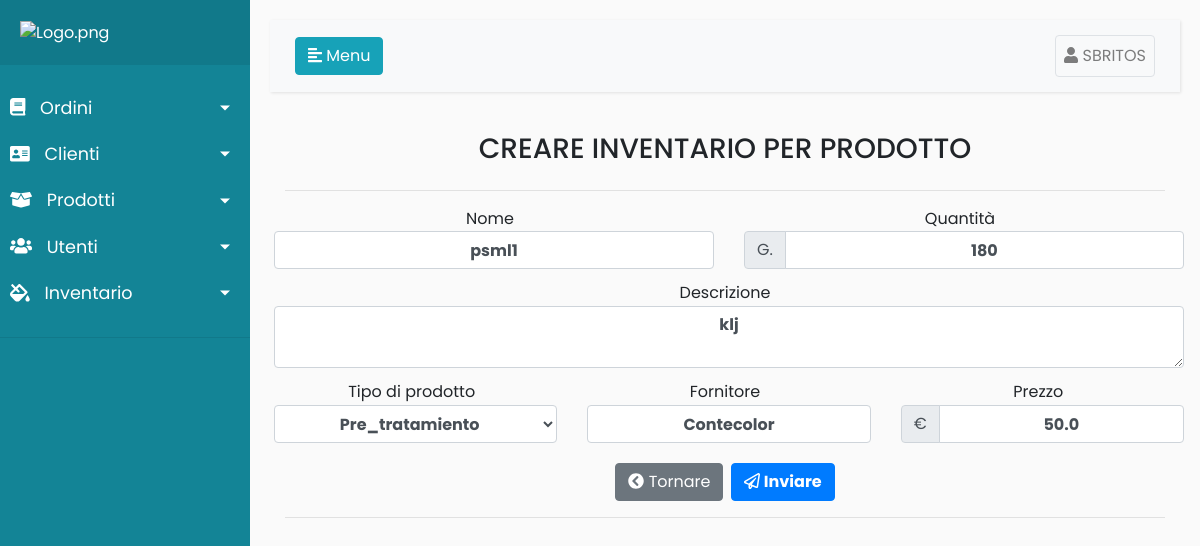
Page /Stock/update/2 (signed in) on the committed database.
### Register/models.py (models this page shows)
class Usuarios(AbstractUser):
	telefono = models.CharField(max_length=20,null=True, verbose_name='Teléfono',blank=False)
	class Meta:
		permissions = (('Administrador', 'Administrador'),
					   ('Encargado','Encargado'),
					   ('Pintor','Pintor'),
					   ('Montaje','Montaje'),
					   ('Calidad1','Calidad1'),
					   ('Secretaria','Secretaria'),
					   ('Stock','Stock'),
					   )

### Stock/models.py (models this page shows, shortened)
class Stock(models.Model):
    TIPO_PRODUCTO = (
        ('Fondo','Fondo'),
        ('Finitura','Finitura'),
        ('Pre_tratamiento','Pre_tratamiento'),
    )
    nombre = models.CharField(max_length=100,null=False,blank=False)
    descripcion = models.TextField(blank=True,null=True)
    cantidad = models.PositiveIntegerField(blank=False,null=False)
    tipo_de_producto = models.CharField(choices=TIPO_PRODUCTO,max_length=15,blank=True,null=True)
    proveedor = models.CharField(max_length=50,null=False,blank=False)
    precio = models.FloatField(null=True,blank=True)

### Stock/views.py (the view, shortened to what this page needs)
# urls.py: path('Stock/update/<int:pk>', login_required(UpdateStock.as_view()), name='updateStock'),
class UpdateStock(UpdateView):
    form_class = StockForm
    model = Stock
    template_name = "stock/updateStock.html"

### Stock/forms.py
class StockForm(forms.ModelForm):
    class Meta:
        model = Stock
        fields = '__all__'

### Stock/templates/stock/updateStock.html (shortened to what this page needs)
{%extends 'register/index.html'%}
{%load static%}
{% load widget_tweaks %}
{%block head%}
<link rel="stylesheet" href="//code.jquery.com/ui/1.12.1/themes/base/jquery-ui.css">
{%endblock%}
{%block content%}
{%if perms.Register.Administrador or perms.Register.Encargado or perms.Register.Stock%}
<div class="container">
    <div class="d-flex justify-content-center">
        <h3>CREARE INVENTARIO PER PRODOTTO</h3>
    </div>
    <hr>
</div>
<form id="formulario" method="POST">
    <div class="row">
        <div class="col">
            <div class="d-flex justify-content-center">
                <label for="nombre" style="margin-bottom:-.2rem">Nome</label>
            </div>
            {{form.nombre|attr:"placeholder:Nome"|add_class:"font-weight-bold rounded-pill m-1 form-control text-center"}}
        </div>
        <div class="col">
            <div class="d-flex justify-content-center">
                <label for="cantidad" style="margin-bottom:-.2rem">Quantità</label>
            </div>
            <div class="input-group m-1">
                <div class="input-group-prepend">
                    <span class="input-group-text form-control" id="jamaica">G.</span>
                </div>
                {{form.cantidad|attr:"aria-describedby:jamaica"|attr:"placeholder:Quantità in g."|add_class:"form-control font-weight-bold rounded-pill text-center"}}
            </div>
        </div>
    </div>
    <div class="d-flex justify-content-center">
        <label for="descripcion" class="mt-2" style="margin-bottom:-.2rem">Descrizione</label>
    </div>
    {{form.descripcion|attr:"rows:2"|attr:"placeholder:Descrizione"|add_class:"font-weight-bold rounded-pill m-1 form-control text-center"}}
    <div class="row">
        <div class="col">
            <div class="d-flex justify-content-center">
                <label class="mt-2" for="tipo_de_producto" style="margin-bottom:-.2rem">Tipo di prodotto</label>
            </div>
            {{form.tipo_de_producto|add_class:"font-weight-bold rounded-pill m-1 form-control text-center"}}
       </div>
        <div class="col">
            <div class="d-flex justify-content-center">
                <label class="mt-2" for="proveedor" style="margin-bottom:-.2rem">Fornitore</label>
            </div>
            {{form.proveedor|attr:"placeholder:Fornitore"|add_class:"font-weight-bold rounded-pill m-1 form-control text-center"}}
        </div>
        <div class="col">
            <div class="d-flex justify-content-center">
                <label class="mt-2" for="precio" style="margin-bottom:-.2rem">Prezzo</label>
            </div>
            <div class="input-group m-1">
                <div class="input-group-prepend">
                    <span class="input-group-text form-control" id="china">€</span>
                </div>
                {{form.precio|attr:"placeholder:Prezzo"|attr:"aria-describedby:jamaica"|add_class:"font-weight-bold rounded-pill form-control text-center"}}
            </div>
        </div>
    </div>
    <div class="container">
        <div class="d-flex justify-content-center mt-3">
            <a href="javascript:history.back(-1);" type="submit" class="btn btn-secondary" id="jamaica8"><i id="japon" class="fas fa-chevron-circle-left"></i> Tornare</a>
            <button type="submit" class="btn btn-primary ml-2" id="jamaica2"><strong><i id="japon2" class="far fa-paper-plane"></i> Inviare</strong></button>
        </div>
        <hr>
    </div>
    {%endif%}
    {%endblock%}

### Register/templates/register/index.html (shortened to what this page needs)
<!DOCTYPE html>
<html>
<head>
    <link rel="stylesheet" href="https://stackpath.bootstrapcdn.com/bootstrap/4.1.0/css/bootstrap.min.css"
>
    <link rel="stylesheet" href="https://ajax.googleapis.com/ajax/libs/jquerymobile/1.4.5/jquery.mobile.min.css">
{%block head%}{%endblock%}
</head>
<body>
<div class="wrapper">
    <nav id="sidebar">
        <div class="sidebar-header" style="border-color:#fff;">
            <a href="{%url 'listarOrden'%}"><img src="http://www.fortexsrl.it/wp-content/uploads/2013/05/logo1.png" width="100%"
                             alt="Logo.png"></a>
        </div>
        <ul class="list-unstyled components">
            <li class="">
                <a href="#homeSubmenu" data-toggle="collapse" aria-expanded="false" class="dropdown-toggle">
                    <i class="fas fa-book"></i>
                    Ordini
                </a>
            </li>
            <li>
                <a href="#pageClienti" data-toggle="collapse" aria-expanded="false" class="dropdown-toggle">
                    <i class="fas fa-address-card"></i>
                    Clienti
                </a>
                <a href="#pageSubmenu" data-toggle="collapse" aria-expanded="false" class="dropdown-toggle">
                    <i class="fas fa-box-open"></i>
                    Prodotti
                </a>
            </li>
            <li>
                <a href="#pageUtenti" data-toggle="collapse" aria-expanded="false" class="dropdown-toggle">
                    <i class="fas fa-users"></i>
                    Utenti
                </a>
            </li>
            <li>
                <a href="#pageInventario" data-toggle="collapse" aria-expanded="false" class="dropdown-toggle">
                    <i class="fas fa-fill-drip"></i>
                    Inventario
                </a>
            </li>
        </ul>
    </nav>
    <div id="content">
        <nav class="navbar navbar-expand-lg navbar-light bg-light">
            <div class="container-fluid">
                <button type="button" id="sidebarCollapse" class="btn btn-info">
                    <i class="fas fa-align-left"></i>
                    <span>Menu</span>
                </button>
                <div class="collapse navbar-collapse" id="navbarSupportedContent">
                    <ul class="nav navbar-nav ml-auto">
                        <li class="nav-item">
                            <a href="#pageInventario1" data-toggle="collapse"  style="background:None;"
                               aria-expanded="true"
                               class=" nav-link dropdown border rounded ">
                                <i class="fas fa-user"></i>
                                {{user|upper}}
                            </a>
                        </li>
                    </ul>
                </div>
            </div>
        </nav>
        {%block content%}{%endblock%}
    </div>
</div>
</body>
</html>

### Register/templates/register/index.html (style rules this page uses)
body { font-family: 'Poppins', sans-serif; background: #fafafa; }
a, a:hover, a:focus { color: inherit; text-decoration: none; transition: all 0.3s; }
.navbar { padding: 15px 10px; background: #fff; border: none; border-radius: 0; margin-bottom: 40px; box-shadow: 1px 1px 3px rgba(0, 0, 0, 0.1); }
i, span { display: inline-block; }
.wrapper { display: flex; align-items: stretch; }
#sidebar { min-width: 250px; max-width: 250px; background: #138496; color: #fff; transition: all 0.3s; }
#sidebar ul li a { text-align: left; }
#sidebar .sidebar-header { padding: 20px; background: #11798a; }
#sidebar ul.components { padding: 20px 0; border-bottom: 1px solid #11798a; }
#sidebar ul li a { padding: 10px; font-size: 1.1em; display: block; }
#sidebar ul li a i { margin-right: 10px; }
#sidebar ul li.active>a, a[aria-expanded="true"] { color: #fff; background: #138496; }
a[data-toggle="collapse"] { position: relative; }
.dropdown-toggle::after { display: block; position: absolute; top: 50%; right: 20px; transform: translateY(-50%); }
#content { width: 100%; padding: 20px; min-height: 100vh; transition: all 0.3s; }

### Stock/templates/stock/updateStock.html (style rules this page uses)
input[type=number] { -moz-appearance: textfield; }

### rows in the picture
Usuarios: username "SBRITOS"
Stock: nombre "psml1", cantidad "180", descripcion "klj", tipo_de_producto "Pre_tratamiento", proveedor "Contecolor", precio "50.0"
